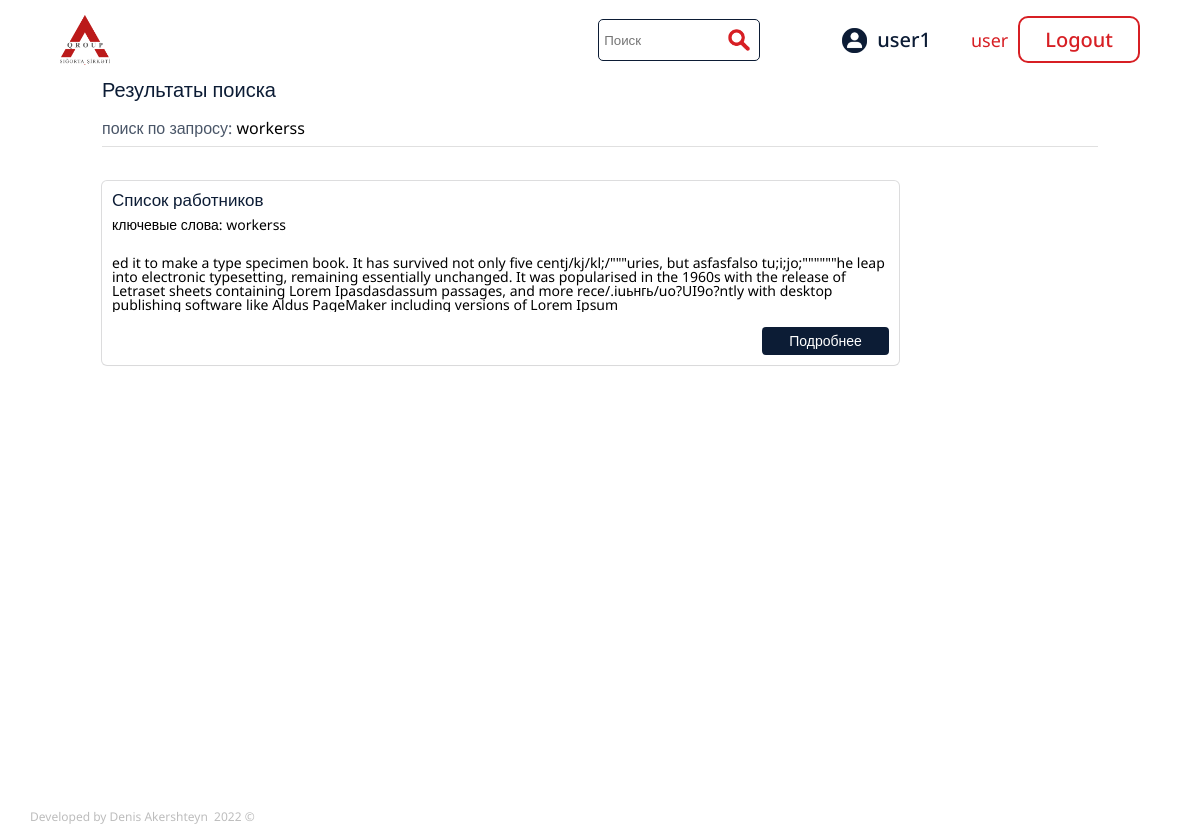
Screenshot of /index.php?source_page=search_result&search_element=workerss (signed in) with the database file from the repository.
### tables this page shows
CREATE TABLE `sub_category` (
  `id` int(11) NOT NULL,
  `name` varchar(255) NOT NULL,
  `sub_id` int(11) NOT NULL,
  `content` longtext NOT NULL,
  `image` text NOT NULL,
  `key_words` varchar(255) NOT NULL,
  `file_desc` text NOT NULL
);

### content/search_result.php (the view, shortened to what this page needs)
<?php
include './db/connection.php';
if (isset($_GET['search_element'])) {
    $search_text =  $_GET['search_element'];
}
$search_text = mysqli_real_escape_string($connection, $search_text);
?>
<div class="search__result_wrapper">
    <div class="search__result__name">
        Результаты поиска
    </div>
    <div class="search__result__by">
        <span>поиск по запросу: </span> <?php echo $search_text; ?>
    </div>
    <div class="search__result__wrapper">
        <?php
        echo '<br>';
        $search_text = mysqli_real_escape_string($connection, $search_text);
        $query_search = "SELECT * FROM `sub_category` WHERE `key_words` LIKE '%$search_text%'";
        $search_result = mysqli_query($connection, $query_search);
        $search_result_row = mysqli_fetch_assoc($search_result);
        if ($search_result_row == null) {
            $result = 'К сожалению в нашей базе нет такой информации,повторите попытку уточнив поиск';
            return false;
        } do {
            $serach_row_id =  $search_result_row['id'];
            $serach_row_name = $search_result_row['name'];
            $serach_row_content = $search_result_row['content'];
            $serach_row_key_words = $search_result_row['key_words'];?>
            <div class="serach__result__element">
                <div class="serach__result__element_name">
                    <?php echo $serach_row_name; ?>
                </div>
                <div class="serach__result__element__desc">
                    ключевые слова: <span><?php echo $serach_row_key_words; ?></span>
                </div>
                <div class="serach__result__element__text">
                    <?php echo $serach_row_content;  ?>
                </div>
                <div class="serach__result__element__readmore">
                    <a href="./index.php?source_page=sub_page&sub_id=<?php echo $serach_row_id; ?>">Подробнее</a>
                </div>
            </div>
        <?php
        } while ($search_result_row = mysqli_fetch_assoc($search_result));
        ?>
    </div>
</div>

### styles/style.css (style rules this page uses)
* { padding: 0; margin: 0; border: 0; }
*, *:before, *:after { -moz-box-sizing: border-box; -webkit-box-sizing: border-box; box-sizing: border-box; }
html, body { height: 100%; width: 100%; font-size: 100%; line-height: 1; font-size: 14px; -ms-text-size-adjust: 100%; -moz-text-size-adjust: 100%; -webkit-text-size-adjust: 100%; font-family: "Noto Sans", sans-serif; }
.search__result_wrapper { width: 83%; margin: 0 auto; min-height: 90.8vh; }
.search__result__name { font-size: 20px; color: #0c1c35; }
.search__result__by { font-size: 16px; margin-top: 20px; padding-bottom: 10px; border-bottom: 1px solid rgba(0, 0, 0, 0.12); }
.search__result__by span { color: #0c1c35be; }
.search__result__wrapper { display: flex; flex-direction: column; width: 100%; min-height: 83vh; }
.serach__result__element { margin-top: 20px; background-color: #fff; width: 80%; padding: 10px; border-radius: 5px; box-shadow: rgba(0, 0, 0, 0.02) 0px 1px 3px 0px, rgba(27, 31, 35, 0.15) 0px 0px 0px 1px; }
.serach__result__element_name { font-size: 17px; color: #0c1c35; }
.serach__result__element__desc { margin: 10px 0px; }
.serach__result__element__text { height: 70px; overflow: hidden; }
.serach__result__element__readmore { margin-top: 15px; width: 100%; display: flex; justify-content: end; }
.serach__result__element__readmore a { color: #fff; background-color: #0c1c35; border: 2px solid #0c1c35; text-decoration: none; padding: 5px 25px; border-radius: 4px; }

### rows the page displays
sub_category: name "Список работников", key_words "workerss", content "ed it to make a type specimen book. It has survived not only five centj/kj/kl;/\"\"\"uries, but asfasfalso tu;i;jo;\"\"\"\"\"\"he leap into electronic typesetting, remaining essentially unchanged. It was popularised in the 1960s with the release of Letraset sheets containing Lorem Ipasdasdassum passages, and more rece/.iuьнгь/uo?UI9o?ntly with desktop publishing software like Aldus PageMaker including versions of Lorem Ipsum"

### other values shown
$_SESSION['username'] "user1"
$_SESSION['role'] "user"
$search_text "workerss"
